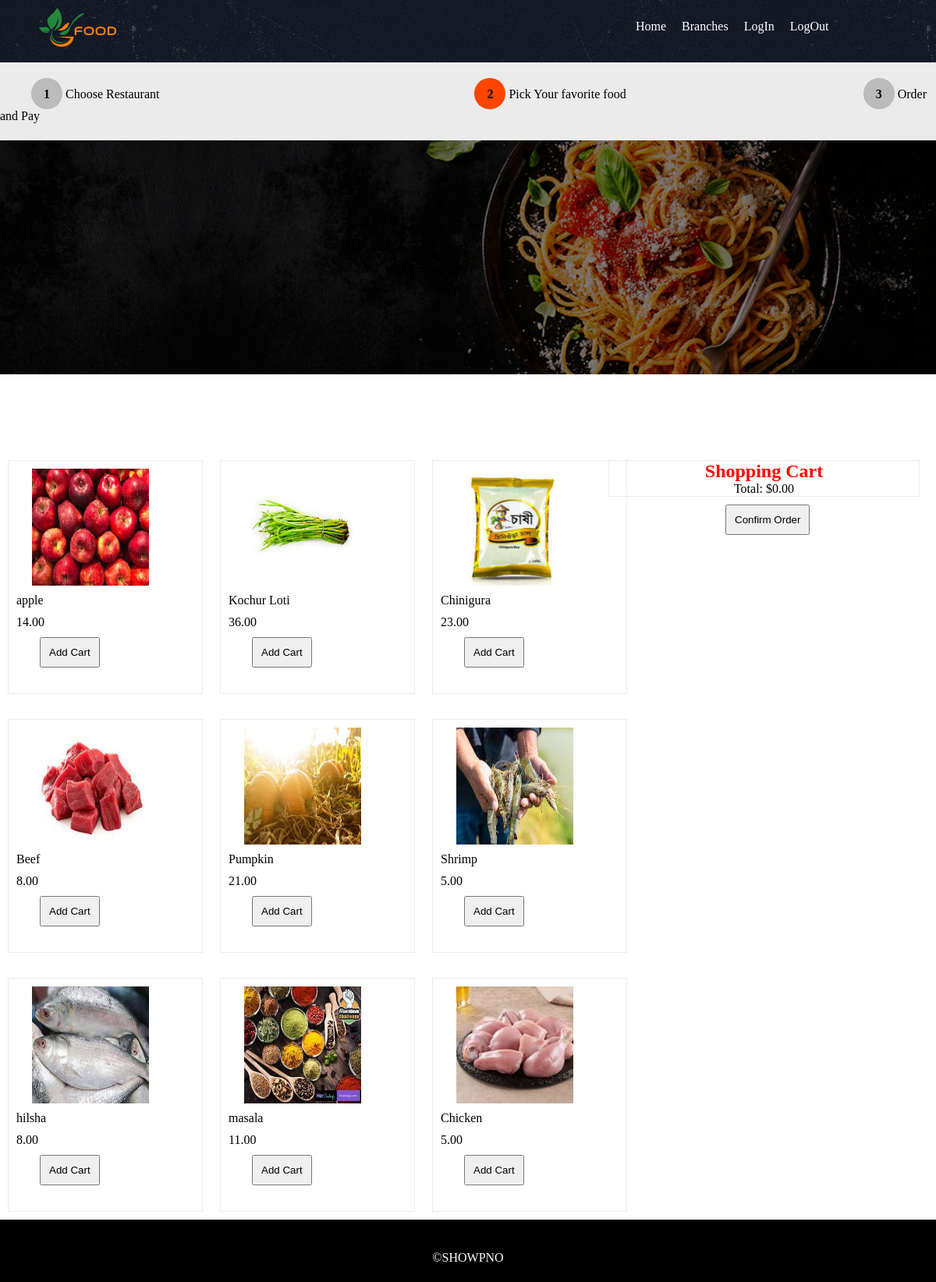
The page /restaurant1.php on the database its author committed.
### tables this page shows
CREATE TABLE `dishes` (
  `d_id` int(11) NOT NULL,
  `rs_id` int(11) NOT NULL,
  `title` varchar(222) NOT NULL,
  `slogan` varchar(222) NOT NULL,
  `price` decimal(10,2) NOT NULL,
  `img` varchar(222) NOT NULL
);

### restaurant1.php (the view, shortened to what this page needs)
<?php
@include 'config.php';
$sql = "SELECT * FROM dishes LIMIT 9";
$result = mysqli_query($con, $sql);
?>
<!DOCTYPE html>
<html lang="en">
<head>
    <link rel="stylesheet" href="style2.css">
    <link rel="stylesheet" href="https://cdnjs.cloudflare.com/ajax/libs/font-awesome/6.4.2/css/all.min.css" />
</head>
<body>
    <div class="container">
        <div class="header">
            <div class="logo">
                <img src="images/logo.png" alt="">
            </div>
            <div class="nav">
                <ul>
                    <li><a href="index.php">Home</a></li>
                    <li><a href="restaurant.php">Branches</a></li>
                    <li><a href="login.php">LogIn</a></li>
                    <li><a href="logout.php">LogOut</a></li>
                </ul>
            </div>
        </div>
        <div class="articale">
            <div class="heading">
             <span class="dot"><h4>1</h4></span>
             <span>Choose Restaurant</span>
             <span class="dot1"><h4>2</h4></span>
             <span>Pick Your favorite food</span>
             <span class="dot2"><h4>3</h4></span>
             <span>Order and Pay</span>
            </div>
         </div>
         <div class="poster">
</div>
         <div class="addCart">
    <div class="item">
        <?php
        while ($row = mysqli_fetch_assoc($result)) {
            echo '<div class="item1">';
            echo '<div class="img">';
            echo '<img src="dishes/' . $row['img'] . '" alt="">';
            echo '</div>';
            echo '<p>' . $row['title'] . '</p>';
            echo '<p>' . $row['price'] . '</p>';
            echo '<button class="addToCartBtn" data-title="' . $row['title'] . '" data-price="' . $row['price'] . '" data-img="' . $row['img'] . '">Add Cart</button>';
            echo '</div>';
        }
        ?>
    </div>
    <div class="cart">
        <div class="cart1">
            <h2>Shopping Cart</h2>
            <p>Total: <span id="totalPrice">$0.00</span></p>
        </div>
    </div>
</div>
     <div class="footer">
            <p>&copy;SHOWPNO</p>
        </div>
         </div>
</body>
</html>

### style2.css (style rules this page uses)
* { margin: 0; padding: 0; box-sizing: border-box; }
.container { width: 100%; margin: auto; }
.header { width: 100%; height: 80px; background-image: url(images/menu-bg.jpg); }
.header img { width: 100%; height: 100%; }
.logo { height: 100%; width: 25%; float: left; }
.logo img { width:100px; height: 50px; margin-left: 50px; margin-top: 10px; }
.nav { width: 75%; height: 100%; float: right; }
.nav ul { list-style: none; margin: 0; padding: 5px; margin-left: 500px; margin-top: 10px; }
.nav ul li { float: left; }
.nav ul li a { text-decoration: none; display: flex; padding: 10px 10px 10px 10px; color: white; }
.articale { width: 100%; height: 100px; background-color: #ebebeb; }
.heading { width: 100%; height: 100%; }
.dot { height: 40px; width: 40px; background-color: #bbb; border-radius: 50%; display: inline-block; margin-top: 20px; margin-left: 40px; }
.dot h4 { text-align: center; margin-top: 30%; }
.dot1 { height: 40px; width: 40px; background-color: orangered; border-radius: 50%; display: inline-block; margin-top: 20px; margin-left: 400px; }
.dot1 h4 { text-align: center; margin-top: 30%; }
.dot2 { height: 40px; width: 40px; background-color: #bbb; border-radius: 50%; display: inline-block; margin-top: 20px; margin-left: 300px; }
.dot2 h4 { text-align: center; margin-top: 30%; }
.poster { width: 100%; height: 300px; background-image: url(images/img/restrrr.png); position: absolute; display: flex; background-size: cover; background-position: center; }
.addCart { width: 100%; margin-top: 400px; display: flex; }
.item { width: 65%; display: grid; grid-template-rows: repeat(3,1fr); grid-template-columns: repeat(3,1fr); column-gap: 12px; row-gap: 12px; }
.item1 { width: 250px; height: 300px; border: 1px solid #ebebeb; margin-top: 10px; margin-left: 10px; margin-bottom: 10px; }
.item1 .img { width: 150px; height: 150px; margin-left: 30px; margin-top: 10px; }
.item1 .img img { width: 100%; height: 100%; }
.item1 p { margin-top: 10px; margin-left: 10px; font-size: 16px; }
.item1 button { margin-top: 10px; margin-left: 40px; padding: 10px 10px; }
.cart { width: 35%; }
.cart .cart1 { width: 95%; margin-top: 10px; border: 1px solid #ebebeb; align-items: center; text-align: center; }
.cart .cart1 h2 { color: red; }
.footer { width: 100%; height: 80px; background-color: black; }
.footer p { color: white; padding-top: 40px; text-align: center; }

### restaurant1.php (style rules this page uses)
.cart1 { display: flex; flex-direction: column; align-items: flex-start; }

### rows shown on the page
dishes: img (picture), title "apple", price "14.00"
dishes: img (picture), title "Kochur Loti", price "36.00"
dishes: img (picture), title "Chinigura", price "23.00"
dishes: img (picture), title "Beef", price "8.00"
dishes: img (picture), title "Pumpkin", price "21.00"
dishes: img (picture), title "Shrimp", price "5.00"
dishes: img (picture), title "hilsha", price "8.00"
dishes: img (picture), title "masala", price "11.00"
dishes: img (picture), title "Chicken", price "5.00"
